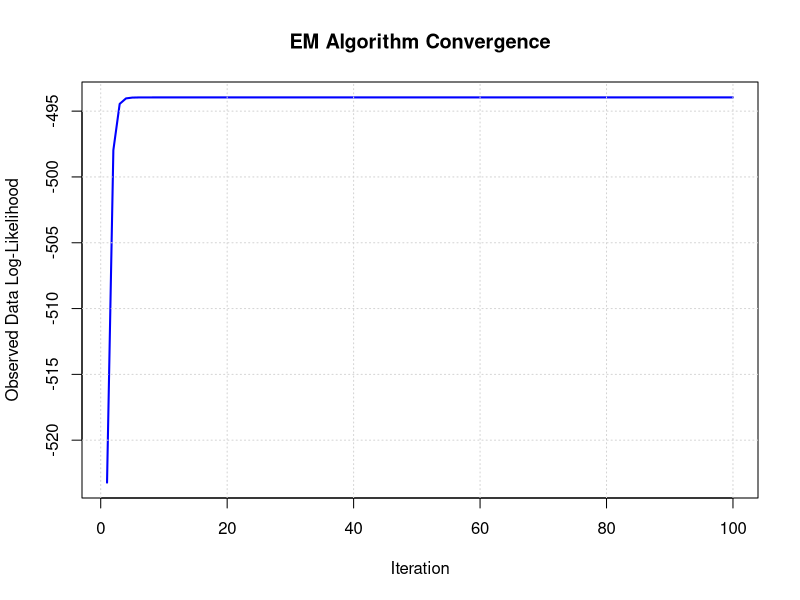
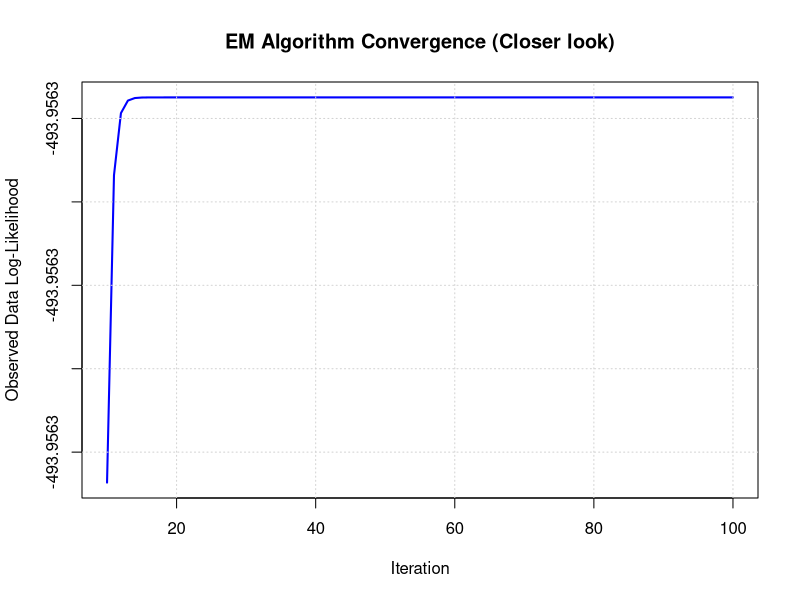
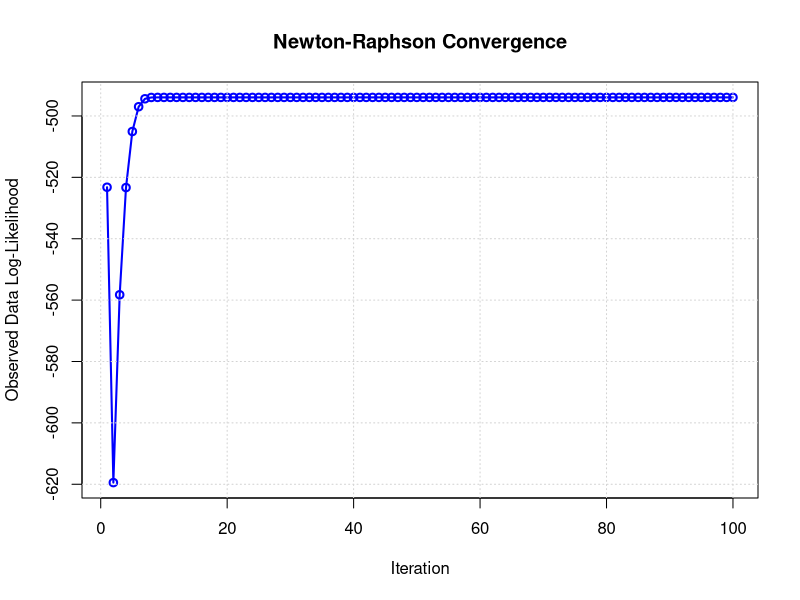
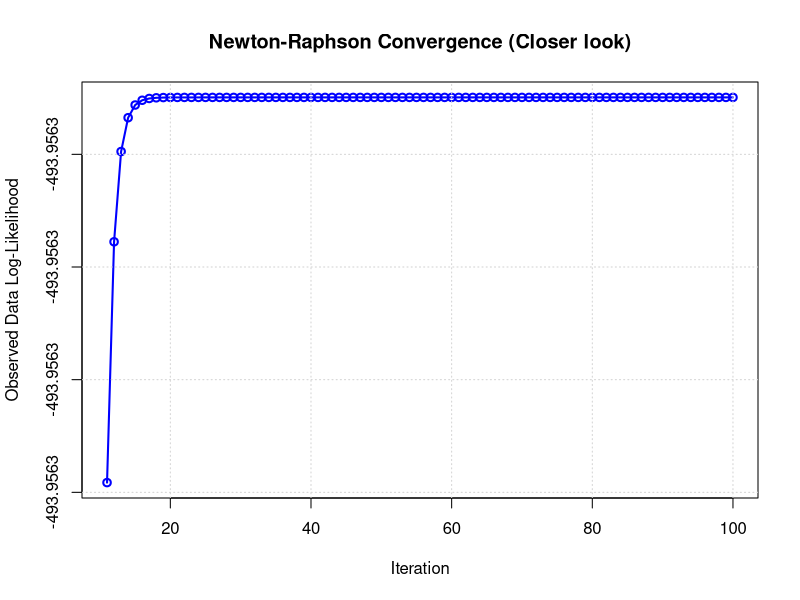
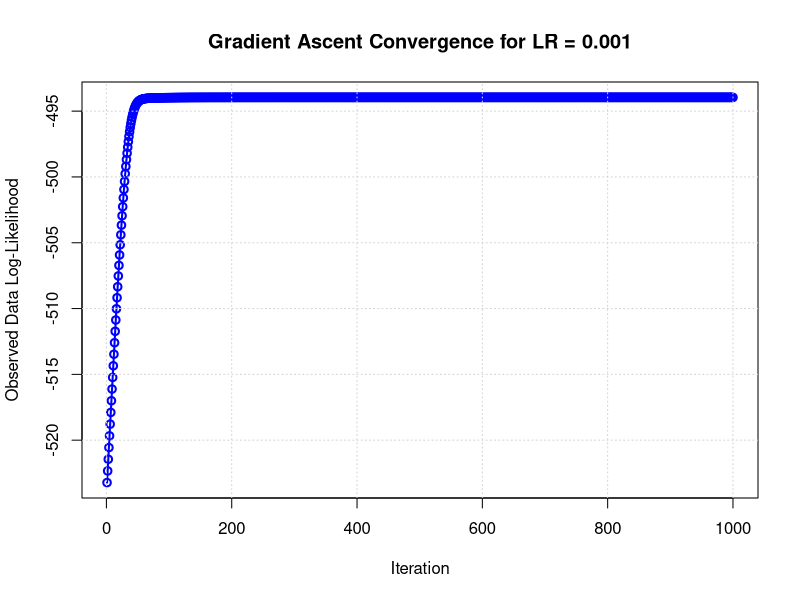
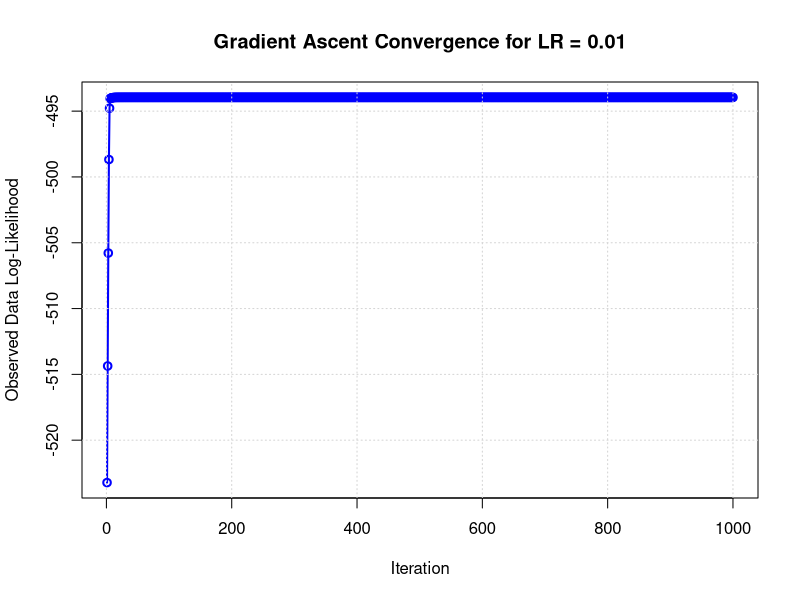
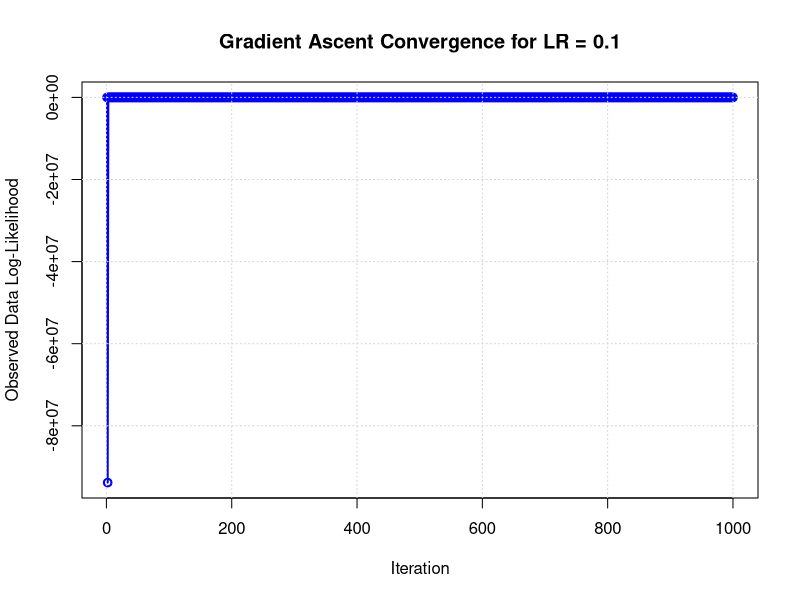
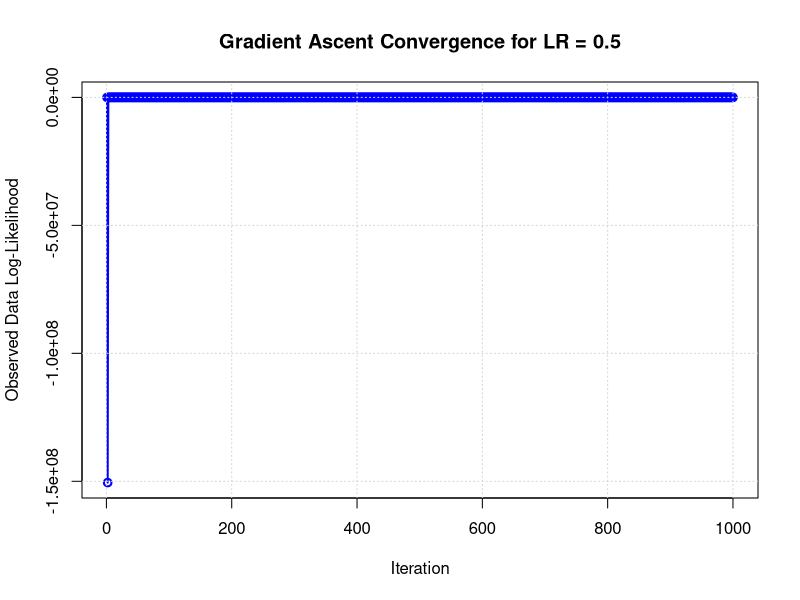

Recreate these plots in R, in order.
## ---- chunk 1
# Read the CSV file
data <- read.csv("q1.csv")


# Convert to wide format for convenience: rows = clusters, columns = observations
suppressWarnings(library(tidyr))
x_wide <- pivot_wider(data, id_cols = i, names_from = j, values_from = x)
y_wide <- pivot_wider(data, id_cols = i, names_from = j, values_from = y)

# Extract matrices
x_mat <- as.matrix(x_wide[,-1])  # remove cluster ID column
y_mat <- as.matrix(y_wide[,-1])
x <- x_mat
y <- y_mat

# Number of clusters and observations per cluster
n <- nrow(x_mat)
J <- ncol(x_mat)

# Check dimensions
cat("n =", n, "clusters; J =", J, "observations per cluster\n")
## ---- chunk 2

# Compute observed data log-likelihood
ologlik <- function (par) {
  
  beta0 <- par[1]; beta1 <- par[2]; sigma_u2 <- par[3]; sigma_e2 <- par[4]
  
  # Compute a_ij and C
  a <- y - beta0 - beta1 * x
  sum_a2 <- sum(a^2)
  row_sums_a <- rowSums(a)
  sum_row_sqs <- sum(row_sums_a^2)
  sum_x <- sum(x)
  sum_x2 <- sum(x^2)
  C <- (sigma_u2 * sigma_e2) / (J * sigma_u2 + sigma_e2)
  
  l <- -(n * J / 2) * log(2 * pi) +
    (n /2) * log(C) -
    (n * J / 2) * log(sigma_e2) -
    (n / 2) * log(sigma_u2) -
    (sum_a2 / (2 * sigma_e2)) +
    (C * sum_row_sqs) / (2 * sigma_e2^2)
  l
}

## ---- chunk 3
# Set seed for reproducibility
set.seed(123)

# Initial estimates
lm_fit <- lm(y ~ x, data = data)
beta0_init <- coef(lm_fit)[1]
beta1_init <- coef(lm_fit)[2]
sigma_e2_init <- var(resid(lm_fit))
cluster_means <- aggregate(y ~ i, data = data, mean)$y
sigma_u2_init <- var(cluster_means)

{
cat("Initial beta0:", beta0_init, "\n")
cat("Initial beta1:", beta1_init, "\n")
cat("Initial sigma_e^2:", sigma_e2_init, "\n")
cat("Initial sigma_u^2:", sigma_u2_init, "\n")
}
## ---- chunk 4
# Global parameters for convergence check
tol <- 1e-6
max_iter <- 100

# Initialize parameters
beta0 <- beta0_init
beta1 <- beta1_init
sigma_u2 <- sigma_u2_init
sigma_e2 <- sigma_e2_init

loglik <- numeric(max_iter)
converged_em <- FALSE
converged_iter_em <- max_iter

# EM Algorithm
for (iter in 1:max_iter) {
  
  # Compute observed-data log-likelihood for convergence check
  loglik[iter] <- ologlik(c(beta0, beta1, sigma_u2, sigma_e2))
  
  # Check convergence
  if (!converged_em && iter > 1 && abs(loglik[iter] - loglik[iter - 1]) < tol) {
    converged_em <- TRUE
    converged_iter_em <- iter
    #break
  }
  
  # E-step: compute C^(t) and m_i^(t)
  C <- (sigma_u2 * sigma_e2) / (J * sigma_u2 + sigma_e2)
  resid_sum <- rowSums(y - beta0 - beta1 * x)
  m <- (sigma_u2 * resid_sum) / (J * sigma_u2 + sigma_e2)
  
  # M-step: update beta0 and beta1 using OLS on y_ij - m_i
  y_tilde <- as.vector(y - m)
  x_vec <- as.vector(x)
  beta1 <- sum((x_vec - mean(x_vec)) * (y_tilde - mean(y_tilde))) / sum((x_vec - mean(x_vec))^2)
  beta0 <- mean(y_tilde) - beta1 * mean(x_vec)
  # Update variance components
  sigma_u2 <- mean(m^2 + C)
  sigma_e2 <- (sum((y - beta0 - beta1 * x - m)^2) / (n * J)) + C
  
}

# Plot observed log-likelihood vs iteration
plot(1:max_iter, loglik[1:max_iter], type = "l", col = "blue", lwd = 2,
     xlab = "Iteration", ylab = "Observed Data Log-Likelihood",
     main = "EM Algorithm Convergence")
grid()
plot((converged_iter_em-2):max_iter, loglik[(converged_iter_em-2):max_iter], type = "l", col = "blue", lwd = 2,
     xlab = "Iteration", ylab = "Observed Data Log-Likelihood",
     main = "EM Algorithm Convergence (Closer look)")
grid()

# Print estimates
{
cat("Estimated beta0:", beta0, "\n")
cat("Estimated beta1:", beta1, "\n")
cat("Estimated sigma_u^2:", sigma_u2, "\n")
cat("Estimated sigma_e^2:", sigma_e2, "\n")
if (converged_em) {
  cat("EM algorithm converged at iteration:", converged_iter_em, " at tolerance 1e-6\n")
  cat('EM Estimated Maximum Observed-data Log-likelihood: ', loglik[converged_iter_em])
} else {
  cat("EM algorithm did not converge.")
}
}
## ---- chunk 5
compute_gradient <- function(params, x, y, n, J) {
  beta0 <- params[1]
  beta1 <- params[2]
  sigma_u2 <- params[3]
  sigma_e2 <- params[4]
  
  a <- y - beta0 - beta1 * x
  sum_a <- sum(a)
  sum_a2 <- sum(a^2)
  sum_x <- sum(x)
  sum_x2 <- sum(x^2)
  A <- rowSums(a)
  S <- sum(A^2)
  X <- rowSums(x)
  sum_A_X <- sum(A * X)
  sum_ax <- sum(a * x)
  
  C <- (sigma_u2 * sigma_e2) / (J * sigma_u2 + sigma_e2)
  dC_du <- (sigma_e2^2) / (J * sigma_u2 + sigma_e2)^2
  dC_de <- (J * sigma_u2^2) / (J * sigma_u2 + sigma_e2)^2
  
  grad <- numeric(4)
  grad[1] <- (sum_a / sigma_e2) - (C * J * sum_a) / sigma_e2^2
  grad[2] <- (sum_ax / sigma_e2) - (C * sum_A_X) / sigma_e2^2
  grad[3] <- (n / (2 * C)) * dC_du - n / (2 * sigma_u2) + (S / (2 * sigma_e2^2)) * dC_du
  grad[4] <- (n / (2 * C)) * dC_de - (n * J) / (2 * sigma_e2) + sum_a2 / (2 * sigma_e2^2) +
             (S / (2 * sigma_e2^2)) * dC_de - (C * S) / sigma_e2^3
  
  return(grad)
}

compute_hessian <- function(params, x, y, n, J) {
  beta0 <- params[1]
  beta1 <- params[2]
  sigma_u2 <- params[3]
  sigma_e2 <- params[4]
  
  a <- y - beta0 - beta1 * x
  sum_a <- sum(a)
  sum_a2 <- sum(a^2)
  sum_x <- sum(x)
  sum_x2 <- sum(x^2)
  A <- rowSums(a)
  S <- sum(A^2)
  X <- rowSums(x)
  sum_A_X <- sum(A * X)
  sum_X2 <- sum(X^2)
  sum_ax <- sum(a * x)
  
  C <- (sigma_u2 * sigma_e2) / (J * sigma_u2 + sigma_e2)
  dC_du <- (sigma_e2^2) / (J * sigma_u2 + sigma_e2)^2
  dC_de <- (J * sigma_u2^2) / (J * sigma_u2 + sigma_e2)^2
  d2C_du2 <- (-2 * J * sigma_e2^2) / (J * sigma_u2 + sigma_e2)^3
  d2C_de2 <- (-2 * J^2 * sigma_u2^2) / (J * sigma_u2 + sigma_e2)^3
  d2C_du_de <- (2 * J * sigma_u2 * sigma_e2) / (J * sigma_u2 + sigma_e2)^3
  
  H <- matrix(0, 4, 4)
  
  H[1,1] <- -n * J / sigma_e2 + (C * n * J^2) / sigma_e2^2
  H[2,2] <- -sum_x2 / sigma_e2 + (C * sum_X2) / sigma_e2^2
  H[1,2] <- -sum_x / sigma_e2 + (C * J * sum_x) / sigma_e2^2
  H[2,1] <- H[1,2]
  
  H[1,4] <- -sum_a / sigma_e2^2 - (J * sum_a) * (dC_de / sigma_e2^2 - 2 * C / sigma_e2^3)
  H[4,1] <- H[1,4]
  
  H[1,3] <- -(J * sum_a) * (dC_du / sigma_e2^2)
  H[3,1] <- H[1,3]
  
  H[2,4] <- -sum_ax / sigma_e2^2 - sum_A_X * (dC_de / sigma_e2^2 - 2 * C / sigma_e2^3)
  H[4,2] <- H[2,4]
  
  H[2,3] <- -sum_A_X * (dC_du / sigma_e2^2)
  H[3,2] <- H[2,3]
  
  H[3,3] <- n / (2 * sigma_u2^2) +
             (n / 2) * (- (dC_du^2) / C^2 + d2C_du2 / C) +
             (S / (2 * sigma_e2^2)) * d2C_du2
  
  H[4,4] <- (n / 2) * (- (dC_de^2) / C^2 + d2C_de2 / C) +
              n*J/(2*sigma_e2^2) -
             (sum_a2) / sigma_e2^3 +
             S * (-2 * dC_de / sigma_e2^3 + d2C_de2 / (2 * sigma_e2^2) + 3*C /sigma_e2^4)
  
  H[3,4] <- (n / 2) * (- (dC_du * dC_de) / C^2 + d2C_du_de / C) +
             (S / (2 * sigma_e2^2)) * d2C_du_de -
            S/sigma_e2^3 * dC_du
  H[4,3] <- H[3,4]
  
  return(H)
}
## ---- chunk 6
# Reinitialize parameters
beta0 <- beta0_init
beta1 <- beta1_init
sigma_u2 <- sigma_u2_init
sigma_e2 <- sigma_e2_init

params <- c(beta0, beta1, sigma_u2, sigma_e2)
loglik_trace <- numeric(max_iter)
converged_iter_nr <- max_iter
converged_nr <- FALSE

min_var <- 1e-6  # Small positive value to clip variances

clip_count <- 0  # Track how many times clipping occurs

for (iter in 1:max_iter) {
  
  # Compute observed-data log-likelihood for convergence check
  loglik_trace[iter] <- ologlik(params)
  
  # Check convergence
  #if (max(abs(delta)) < tol) {
  if (!converged_nr && iter > 1 && abs(loglik_trace[iter] - loglik_trace[iter - 1]) < tol) {
    converged_nr <- TRUE
    converged_iter_nr <- iter
    #break
  }
  
  # Compute gradient and Hessian using functions
  grad <- compute_gradient(params, x, y, n, J)
  H <- compute_hessian(params, x, y, n, J)
  
  # Newton-Raphson update
  delta <- solve(H, grad)
  params_new <- params - delta
  
  # Constrain variances >= min_var
  if (params_new[3] < min_var) {
    params_new[3] <- min_var
    clip_count <- clip_count + 1
  }
  if (params_new[4] < min_var) {
    params_new[4] <- min_var
    clip_count <- clip_count + 1
  }
  
  # Update parameters
  params <- params_new
  beta0 <- params[1]; beta1 <- params[2]; sigma_u2 <- params[3]; sigma_e2 <- params[4]
  
}

# Plot log-likelihood trace
plot(1:max_iter, loglik_trace[1:max_iter], type = 'o', col = 'blue', lwd = 2,
     xlab = 'Iteration', ylab = 'Observed Data Log-Likelihood',
     main = 'Newton-Raphson Convergence')
grid()
plot((converged_iter_nr-2):max_iter, loglik_trace[(converged_iter_nr-2):max_iter], type = 'o', col = 'blue', lwd = 2,
     xlab = 'Iteration', ylab = 'Observed Data Log-Likelihood',
     main = 'Newton-Raphson Convergence (Closer look)')
grid()

names(params) <- c('beta0', 'beta1', 'sigma_u2', 'sigma_e2')
{
cat('NR Estimated beta0:', params[1], '\n')
cat('NR Estimated beta1:', params[2], '\n')
cat('NR Estimated sigma_u^2:', params[3], '\n')
cat('NR Estimated sigma_e^2:', params[4], '\n')
if (converged_nr) {
  cat("Newton-Raphson algorithm converged at iteration:", converged_iter_nr, " at tolerance 1e-6\n")
  cat('NR Estimated Maximum Observed-data Log-likelihood: ', loglik_trace[converged_iter_nr])
} else {
  cat("Newton-Raphson algorithm did not converge.")
}
}
## ---- chunk 7
# Gradient Ascent with Log-Likelihood Plot and Variable Learning Rates

# Convergence check parameter for gradient ascent
max_iter_ga <- 1e3
max_iter <- max_iter_ga

# Function to run gradient ascent for a given learning rate
run_gradient_ascent <- function(learning_rate, params_init, max_iter = max_iter_ga, tol = 1e-6) {
  params <- params_init
  beta0 <- params[1]
  beta1 <- params[2]
  sigma_u2 <- params[3]
  sigma_e2 <- params[4]
  
  loglik_trace <- numeric(max_iter)
  converged_ga <- FALSE
  converged_iter_ga <- max_iter
  
  for (iter in 1:max_iter) {
    # Compute observed-data log-likelihood for convergence check
    loglik_trace[iter] <- ologlik(params)
    
    # Check convergence
    if (!converged_ga && iter > 1 && abs(loglik_trace[iter] - loglik_trace[iter - 1]) < tol) {
      converged_ga <- TRUE
      converged_iter_ga <- iter
      #break  # Uncomment to stop early; keep commented to run full iterations for plotting
    }
    
    # Compute gradient using function
    grad <- compute_gradient(params, x, y, n, J)
    
    # Gradient ascent update
    params_new <- params + learning_rate * grad
    
    # Constrain variances >= min_var
    if (params_new[3] < min_var) {
      params_new[3] <- min_var
      clip_count <- clip_count + 1
    }
    if (params_new[4] < min_var) {
      params_new[4] <- min_var
      clip_count <- clip_count + 1
    }
    
    # Update parameters
    params <- params_new
    beta0 <- params[1]; beta1 <- params[2]; sigma_u2 <- params[3]; sigma_e2 <- params[4]
  }
  
  list(
    params = params,
    loglik_trace = loglik_trace,
    converged_iter = converged_iter_ga,
    converged = converged_ga
  )
}

# Reinitialize parameters from init
params_init <- c(beta0_init, beta1_init, sigma_u2_init, sigma_e2_init)

# Define a vector of learning rates to try
learning_rates <- c(0.001, 0.01, 0.1, 0.5)

# Run GA for each learning rate and store results
results_list <- list()
for (lr in learning_rates) {
  cat("\nRunning Gradient Ascent with learning rate:", lr, "\n")
  results_list[[as.character(lr)]] <- run_gradient_ascent(lr, params_init)
}

# Run separate plots for each learning rate
for (i in seq_along(learning_rates)) {
  lr <- learning_rates[i]
  res <- results_list[[as.character(lr)]]
  plot(1:max_iter, res$loglik_trace, type = 'o', col = 'blue', lwd = 2,
       xlab = 'Iteration', ylab = 'Observed Data Log-Likelihood',
       main = paste('Gradient Ascent Convergence for LR =', lr))
  if (res$converged) {
    cat("Gradient Ascent with LR=", lr, " converged at iteration:", res$converged_iter, " at tolerance 1e-6\n")
  } else {
    cat("Gradient Ascent with LR=", lr, " did not converge within", max_iter, "iterations.\n")
  }
  grid()
}

# Print final estimates for each LR
for (i in seq_along(learning_rates)) {
  lr <- learning_rates[i]
  res <- results_list[[as.character(lr)]]
  cat("\nFor LR =", lr, ":\n")
  names(res$params) <- c('beta0', 'beta1', 'sigma_u2', 'sigma_e2')
  cat('GA Estimated beta0:', res$params[1], '\n')
  cat('GA Estimated beta1:', res$params[2], '\n')
  cat('GA Estimated sigma_u^2:', res$params[3], '\n')
  cat('GA Estimated sigma_e^2:', res$params[4], '\n')
  cat('GA Estimated Maximum Observed-data Log-likelihood: ', res$loglik_trace[res$converged_iter])
}
## ---- chunk 8
library(cluster)

# Step 1: Read the CSV file
data <- read.csv("q2.csv")
y <- data$y
y_matrix <- as.matrix(y)  # Convert to matrix for clustering functions (1D as single column)

# Step 2: Visualize the raw data with specified binwidth
# Use fixed binwidth
binwidth <- 0.5
# Generate breaks sequence
breaks_seq <- seq(min(y), max(y) + binwidth, by = binwidth)  # Add binwidth to max to include all data
# Plot histogram with specified breaks
hist(y, breaks = breaks_seq, main="Histogram of Data", xlab="y", prob=TRUE, col="lightblue")

# Step 3: Determine the optimal number of clusters k using silhouette width
# We'll try k from 2 to 10; skip k=1 as trivial
max_k <- 10
sil_widths <- numeric(max_k - 1)
for (k in 2:max_k) {
  # Use PAM (Partitioning Around Medoids) for clustering
  pam_fit <- pam(y_matrix, k = k)
  sil <- silhouette(pam_fit$clustering, dist(y_matrix))
  sil_widths[k-1] <- summary(sil)$avg.width
}

# Find the k with the maximum average silhouette width
best_k <- which.max(sil_widths) + 1  # +1 since we started from k=2
cat("Estimated number of clusters k (based on max silhouette width):", best_k, "\n")

# Plot silhouette widths for model selection
plot(2:max_k, sil_widths, type="b", xlab="Number of Clusters k", ylab="Average Silhouette Width",
     main="Silhouette Width for Cluster Selection")

## ---- chunk 9
# Step 4: Perform clustering with the best k
pam_best <- pam(y_matrix, k = best_k)

# Step 5: Visualize the clustering using clusplot
# For 1D data, clusplot will plot points on a line with cluster indicators
# Modified to use labels=4 to label clusters (ellipses) but not the individual data points with numbers
clusplot(y_matrix, pam_best$clustering, main="Cluster Plot of Data", shade=TRUE, color=TRUE,
         labels=4, plotchar=TRUE, span=TRUE, xlab="y (Data Values)", 
         sub=sprintf("k = %d (PAM Clustering)", best_k))

# Step 6: Estimate normal density parameters N(μ_j, σ²_j) for each cluster
# Compute mean and variance for each cluster
clusters <- pam_best$clustering
means <- tapply(y, clusters, mean)
variances <- tapply(y, clusters, var)

{
cat("Estimated parameters:\n")
for (j in 1:best_k) {
  cat(sprintf("Component %d: N(μ=%.4f, σ²=%.4f)\n", j, means[j], variances[j]))
}

# Estimate mixing proportions w_j (proportions of data in each cluster)
proportions <- table(clusters) / length(y)
cat("Estimated mixing proportions w:\n", proportions, "\n")
}
## ---- chunk 10
n <- length(y)

# Initialize parameters
# Use k-means for initial guesses of mu1 and mu2
init_kmeans <- kmeans(y, centers = 2)
mu1 <- init_kmeans$centers[1]
mu2 <- init_kmeans$centers[2]
# Fixed parameters
sigma1 <- 1
sigma2 <- 1
w1 <- 0.5
w2 <- 0.5

# Convergence criteria
tol <- 1e-6
max_iter <- 100
iter <- 0
converged <- FALSE

# EM algorithm loop
while (!converged && iter < max_iter) {
  iter <- iter + 1
  
  # E-step: Compute responsibilities \tilde{p}_{1,i} and \tilde{p}_{2,i}
  # Note: Since w1 = w2 and sigma1 = sigma2, they cancel out in the ratio
  exp_term1 <- exp(- (y - mu1)^2 / 2)
  exp_term2 <- exp(- (y - mu2)^2 / 2)
  p1 <- exp_term1 / (exp_term1 + exp_term2)
  p2 <- 1 - p1  # or exp_term2 / (exp_term1 + exp_term2)
  
  # M-step: Update mu1 and mu2
  sum_p1 <- sum(p1)
  sum_p2 <- sum(p2)
  new_mu1 <- sum(p1 * y) / sum_p1
  new_mu2 <- sum(p2 * y) / sum_p2
  # No updates for w or sigma since fixed
  
  # Check convergence
  delta <- max(abs(new_mu1 - mu1), abs(new_mu2 - mu2))
  if (delta < tol) {
    converged <- TRUE
  }
  
  # Update parameters
  mu1 <- new_mu1
  mu2 <- new_mu2
}

# Output results
{
if (converged) {
  cat("EM converged after", iter, "iterations.\n")
} else {
  cat("EM reached maximum iterations (", max_iter, ") without convergence.\n")
}
cat("Estimated mu_1:", mu1, "\n")
cat("Estimated mu_1:", mu2, "\n")
}

# Visualize the fitted densities over histogram
hist(y, prob = TRUE, breaks = breaks_seq, col = "lightblue", main = "Data Histogram with Fitted GMM Densities", xlab = "y")
curve(w1 * dnorm(x, mean = mu1, sd = sigma1) + w2 * dnorm(x, mean = mu2, sd = sigma2), add = TRUE, col = "red", lwd = 2)
curve(w1 * dnorm(x, mean = mu1, sd = sigma1), add = TRUE, col = "blue", lty = 2, lwd=2)
curve(w2 * dnorm(x, mean = mu2, sd = sigma2), add = TRUE, col = "green", lty = 2, lwd=2)
legend("topright", legend = c("Fitted GMM", "Component 1", "Component 2"), col = c("red", "blue", "green"), lty = c(1, 2, 2))
## ---- chunk 11
# Initialize parameters
# Using previous means for initial guesses of mu1 and mu2
# Initialize weights
w1 <- 0.5
w2 <- 0.5
# Fixed parameters
sigma1 <- 1
sigma2 <- 1

# Convergence criteria
tol <- 1e-6
max_iter <- 100
iter <- 0
converged <- FALSE

# EM algorithm loop
while (!converged && iter < max_iter) {
  iter <- iter + 1
  
  # E-step: Compute responsibilities \tilde{p}_{1,i} and \tilde{p}_{2,i}
  exp_term1 <- exp(- (y - mu1)^2 / 2)
  exp_term2 <- exp(- (y - mu2)^2 / 2)
  denom <- exp_term1 * w1 + exp_term2 * w2
  p1 <- (exp_term1 * w1) / denom
  p2 <- 1 - p1 # or (exp_term2 * w2) / denom
  
  # M-step: Update mu1, mu2, w1, w2
  sum_p1 <- sum(p1)
  sum_p2 <- sum(p2)
  new_mu1 <- sum(p1 * y) / sum_p1
  new_mu2 <- sum(p2 * y) / sum_p2
  new_w1 <- sum_p1 / n
  new_w2 <- sum_p2 / n  # Alternatively, 1 - new_w1
  
  # Check convergence
  delta_mu <- max(abs(new_mu1 - mu1), abs(new_mu2 - mu2))
  delta_w <- max(abs(new_w1 - w1), abs(new_w2 - w2))
  if (max(delta_mu, delta_w) < tol) {
    converged <- TRUE
  }
  
  # Update parameters
  mu1 <- new_mu1
  mu2 <- new_mu2
  w1 <- new_w1
  w2 <- new_w2
}

{
# Output results
if (converged) {
  cat("EM converged after", iter, "iterations.\n")
} else {
  cat("EM reached maximum iterations (", max_iter, ") without convergence.\n")
}
cat("Estimated mu_1:", mu1, "\n")
cat("Estimated mu_2:", mu2, "\n")
cat("Estimated w_1:", w1, "\n")
cat("Estimated w_2:", w2, "\n")
}

# Visualize the fitted densities over histogram
hist(y, prob = TRUE, breaks = breaks_seq, col = "lightblue", main = "Data Histogram with Fitted GMM Densities", xlab = "y")
curve(w1 * dnorm(x, mean = mu1, sd = sigma1) + w2 * dnorm(x, mean = mu2, sd = sigma2), add = TRUE, col = "red", lwd = 2)
curve(w1 * dnorm(x, mean = mu1, sd = sigma1), add = TRUE, col = "blue", lty = 2, lwd = 2)
curve(w2 * dnorm(x, mean = mu2, sd = sigma2), add = TRUE, col = "green", lty = 2, lwd = 2)
legend("topright", legend = c("Fitted GMM", "Component 1 (Dashed)", "Component 2 (Dotted)"), col = c("red", "blue", "green"), lty = c(1, 2, 3), lwd = 2)
